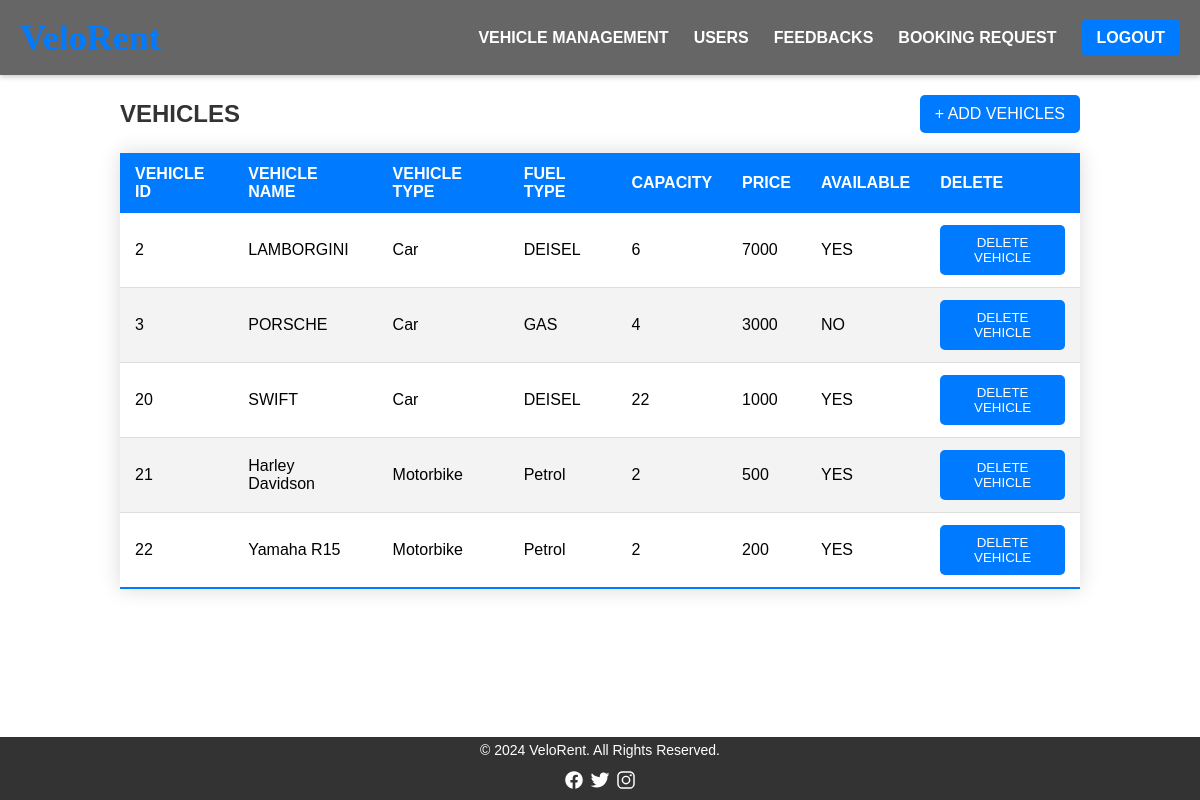
The app's page /adminvehicle.php with its own data.
### tables this page shows
CREATE TABLE `vehicles` (
  `VEHICLE_ID` int(11) NOT NULL,
  `VEHICLE_NAME` varchar(255) NOT NULL,
  `VEHICLE_TYPE` varchar(255) NOT NULL,
  `FUEL_TYPE` varchar(255) NOT NULL,
  `CAPACITY` int(11) NOT NULL,
  `PRICE` int(11) NOT NULL,
  `VEHICLE_IMG` varchar(255) NOT NULL,
  `AVAILABLE` varchar(255) NOT NULL
);

### adminvehicle.php (the view, shortened to what this page needs)
<!DOCTYPE html>
<html lang="en">
<head>
</head>
<body>
<div class="main-content">
    <div class="navbar">
        <h2 class="logo">VeloRent</h2>
        <div class="menu">
            <ul>
                <li><a href="adminvehicle.php">VEHICLE MANAGEMENT</a></li>
                <li><a href="adminusers.php">USERS</a></li>
                <li><a href="admindash.php">FEEDBACKS</a></li>
                <li><a href="adminbook.php">BOOKING REQUEST</a></li>
                <li><a href="index.php" class="button">LOGOUT</a></li>
            </ul>
        </div>
    </div>
    <div class="header-container">
        <h1 class="header">VEHICLES</h1>
        <a href="addvehicle.php" class="add">+ ADD VEHICLES</a>
    </div>
    <table class="content-table">
        <thead>
            <tr>
                <th>VEHICLE ID</th>
                <th>VEHICLE NAME</th>
                <th>VEHICLE TYPE</th>
                <th>FUEL TYPE</th>
                <th>CAPACITY</th>
                <th>PRICE</th>
                <th>AVAILABLE</th>
                <th>DELETE</th>
            </tr>
        </thead>
        <tbody>
        <?php
            require_once('connection.php');
            $query="SELECT * FROM vehicles";
            $queryy=mysqli_query($con,$query);
            while($res=mysqli_fetch_array($queryy)) {
        ?>
            <tr class="active-row">
                <td><?php echo $res['VEHICLE_ID']; ?></td>
                <td><?php echo $res['VEHICLE_NAME']; ?></td>
                <td><?php echo $res['VEHICLE_TYPE']; ?></td>
                <td><?php echo $res['FUEL_TYPE']; ?></td>
                <td><?php echo $res['CAPACITY']; ?></td>
                <td><?php echo $res['PRICE']; ?></td>
                <td><?php echo $res['AVAILABLE'] == 'Y' ? 'YES' : 'NO'; ?></td>
                <td><button class="button"><a href="deletevehicle.php?id=<?php echo $res['VEHICLE_ID']; ?>" style="color: white; text-decoration: none;">DELETE VEHICLE</a></button></td>
            </tr>
        <?php } ?>
        </tbody>
    </table>
</div>
<footer>
    <p>&copy; 2024 VeloRent. All Rights Reserved.</p>
    <div class="socials">
        <a href="#"><ion-icon name="logo-facebook"></ion-icon></a>
        <a href="#"><ion-icon name="logo-twitter"></ion-icon></a>
        <a href="#"><ion-icon name="logo-instagram"></ion-icon></a>
    </div>
</footer>
</body>
</html>

### adminvehicle.php (style rules this page uses)
* { margin: 0; padding: 0; box-sizing: border-box; }
body { font-family: Arial, sans-serif; display: flex; flex-direction: column; min-height: 100vh; }
.main-content { flex: 1; padding-bottom: 60px; }
.navbar { width: 100%; height: 75px; background-color: rgba(0, 0, 0, 0.6); display: flex; align-items: center; justify-content: space-between; padding: 0 20px; box-shadow: 0 2px 5px rgba(0, 0, 0, 0.2); }
.logo { color: #007bff; font-size: 36px; font-family: 'Lora', serif; }
.menu ul { display: flex; gap: 25px; list-style: none; }
.menu ul li a { text-decoration: none; color: #fff; font-weight: 600; text-transform: uppercase; font-size: 16px; transition: color 0.3s; }
.header-container { display: flex; justify-content: space-between; align-items: center; width: 80%; margin: 20px auto; }
.header { font-size: 24px; color: #333; font-weight: bold; }
.add { background: #007bff; border: none; padding: 10px 15px; border-radius: 5px; color: white; cursor: pointer; transition: background 0.3s; text-decoration: none; }
.content-table { border-collapse: collapse; font-size: 1em; width: 80%; margin: 0 auto; box-shadow: 0 0 20px rgba(0,0,0,0.15); overflow: hidden; }
.content-table thead tr { background-color: #007bff; color: white; text-align: left; }
.content-table th, .content-table td { padding: 12px 15px; }
.content-table tbody tr { border-bottom: 1px solid #ddd; }
.content-table tbody tr:nth-of-type(even) { background-color: #f3f3f3; }
.content-table tbody tr:last-of-type { border-bottom: 2px solid #007bff; }
.button { background: #007bff; border: none; padding: 10px 15px; border-radius: 5px; color: white; cursor: pointer; transition: background 0.3s; }
footer { position: fixed; bottom: 0; left: 0; width: 100%; background: #333; color: #fff; text-align: center; padding: 5px 0; }
footer p { margin: 0; font-size: 14px; margin-bottom: 12px; }
.socials a { color: white; font-size: 20px; margin: 1px; transition: color 0.3s; }

### records on screen
vehicles: VEHICLE_ID "2", VEHICLE_NAME "LAMBORGINI", VEHICLE_TYPE "Car", FUEL_TYPE "DEISEL", CAPACITY "6", PRICE "7000", AVAILABLE "YES"
vehicles: VEHICLE_ID "3", VEHICLE_NAME "PORSCHE", VEHICLE_TYPE "Car", FUEL_TYPE "GAS", CAPACITY "4", PRICE "3000", AVAILABLE "NO"
vehicles: VEHICLE_ID "20", VEHICLE_NAME "SWIFT", VEHICLE_TYPE "Car", FUEL_TYPE "DEISEL", CAPACITY "22", PRICE "1000", AVAILABLE "YES"
vehicles: VEHICLE_ID "21", VEHICLE_NAME "Harley Davidson", VEHICLE_TYPE "Motorbike", FUEL_TYPE "Petrol", CAPACITY "2", PRICE "500", AVAILABLE "YES"
vehicles: VEHICLE_ID "22", VEHICLE_NAME "Yamaha R15", VEHICLE_TYPE "Motorbike", FUEL_TYPE "Petrol", CAPACITY "2", PRICE "200", AVAILABLE "YES"
